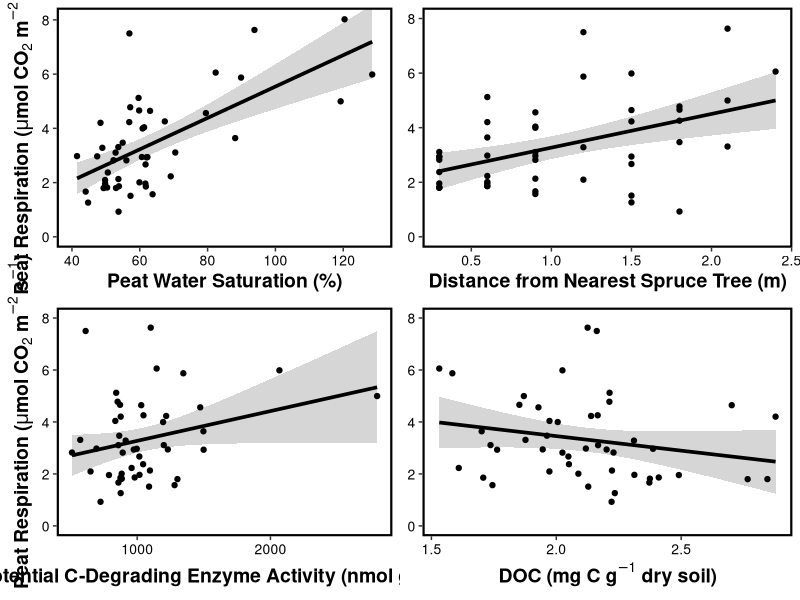
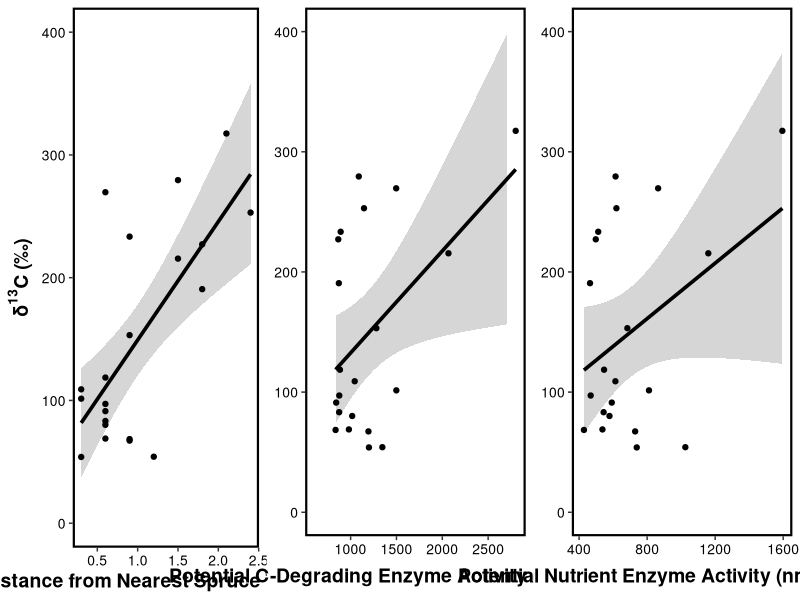
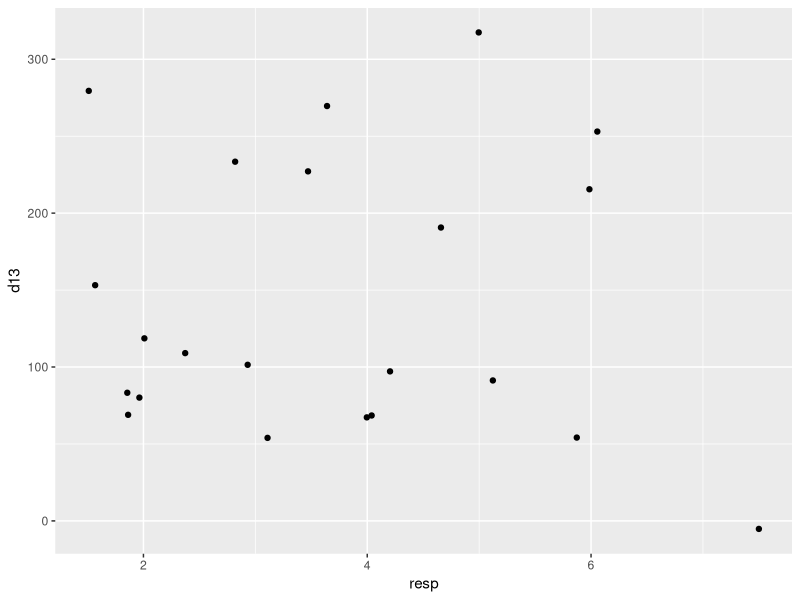
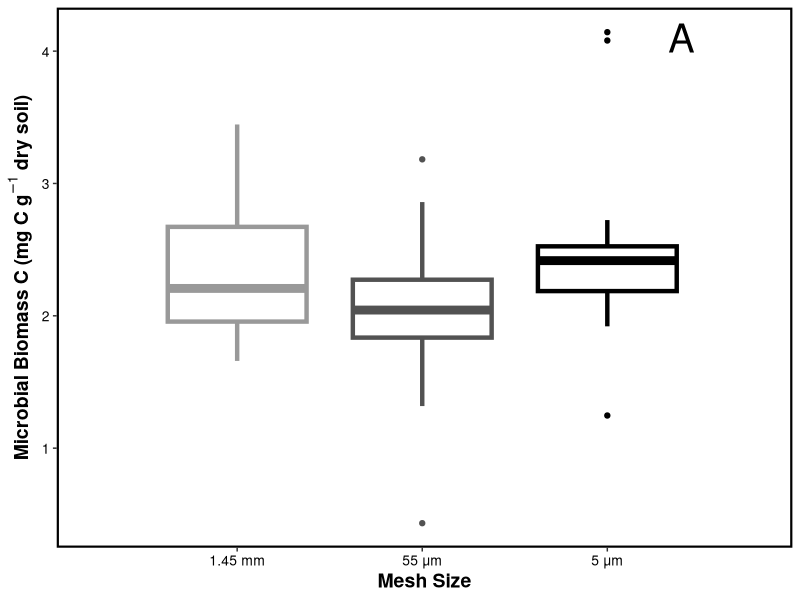
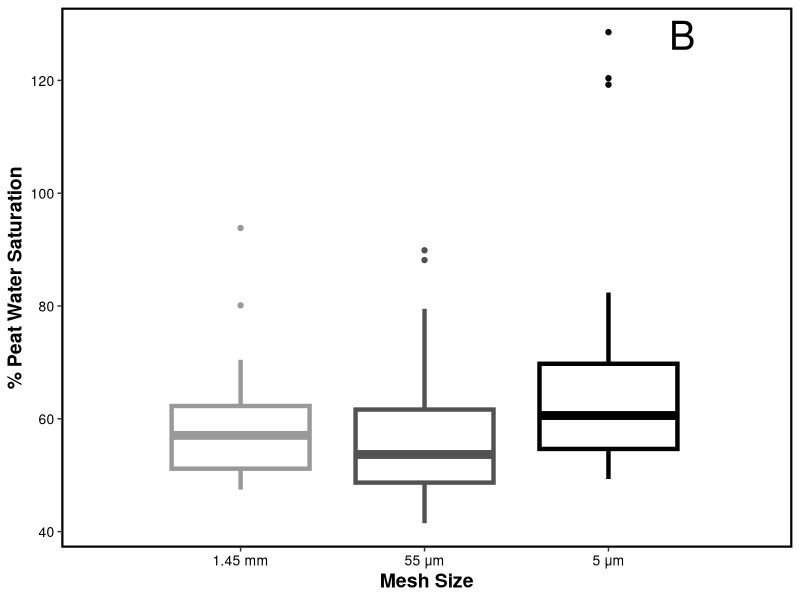
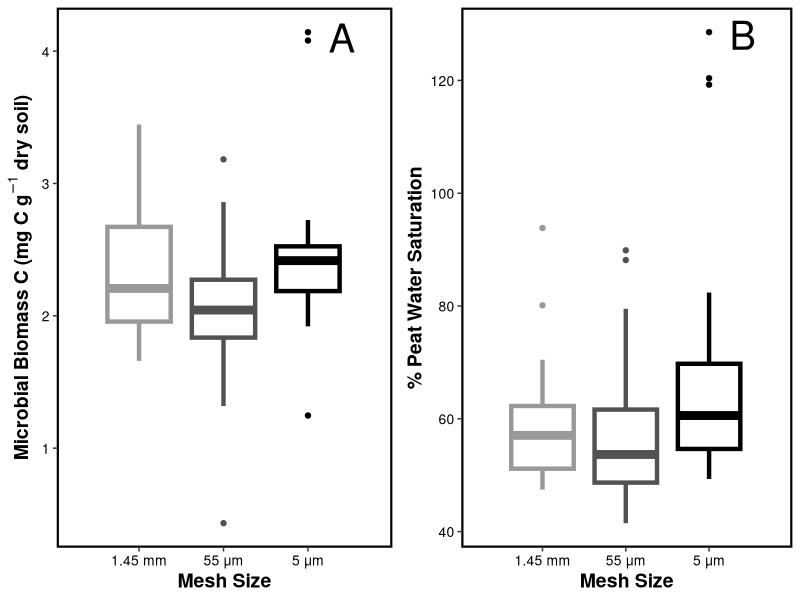

The R source for these figures, in order:
### Currrent code for bog paper analyses and figures
### Kenna Rewcastle
### March 6th, 2018

library(ggplot2)
library(dplyr)
library(MASS)
library(stats)
library(gridExtra)


##### Read in data and remove NAs

bog1<-read.csv("bog_2015.csv")
bog<-filter(bog1,GWC!="NA")
bogMBC<-filter(bog,MBC.mg.C.g.1.dry.soil!="NA")


##### Compress enzymes into a total nutrient enzyme activity parameter and a total carbon enzyme activity parameter.

# nutrient enzymes
NAG<-bogMBC$NAG
PHOS<-bogMBC$PHOS
LAP<-bogMBC$LAP 
enzyNut<-NAG+PHOS+LAP

# carbon enzymes
CBH<-bogMBC$CBH
AG<-bogMBC$AG
BG<-bogMBC$BG
enzyC<-CBH+AG+BG

# add total enzyme columns to main dataframe
realbog1<-cbind(bogMBC,enzyNut,enzyC)
MBC<-realbog1$MBC.mg.C.g.1.dry.soil
realbog<-filter(realbog1,MBC>0.5) # Excludes one very clear outlier (screwed up analysis?) MBC point

##### Model selection using step AIC for resp predictors.

resp<-realbog$D5.CO2
MBC<-realbog$MBC.mg.C.g.1.dry.soil
logMBC<-log(MBC) # Data is slightly more normally distributed... Not enough to matter!
resp_enzyC<-realbog$enzyC
resp_enzyNut<-realbog$enzyNut
sat<-realbog$per..saturation
pH<-realbog$pH
DOC<-realbog$DOC..mg.C.g.1.dry.soil.
CN<-realbog$peat.C.N
spruce<-realbog$Dist..Spruce..m.
blub<-realbog$Dist..Blueberry..m.

# Figure out parameter order in initial model by comparing resp~paramater R2

predict1<-data.frame(MBC,resp_enzyC,resp_enzyNut,sat,pH,DOC,CN,spruce,blub)

param_R2<-function(predict,response){
  N<-ncol(predict)
  R2vect<-c()
  for (i in 1:N) {
    regression<-lm(response~predict[,i])
    R2vect[i]<-summary(regression)$adj.r.squared
  }
  results<-data.frame(names(predict),R2vect)
  colnames(results)<-c("Predictor","R2")
  results<-results[order(-results$R2),] 
  return(results)
}

resp_rs<-param_R2(predict=predict1,response=resp)
print(resp_rs)

# StepAIC model selection 

library(MASS)

mod001<-lm(resp~sat+ resp_enzyNut+ MBC+ spruce+ resp_enzyC+ DOC+ pH+ blub+ CN)
stepmod001<-stepAIC(mod001, direction="both") # best model: resp ~ sat + spruce + resp_enzyC + DOC, AIC = 21.63
summary(stepmod001)

##### Linear regressions between parameters in best fit model and resp

resp_sat<-lm(resp~sat)
summary(resp_sat) # p < 0.001, R2 = 0.411

resp_sat_plot<-ggplot(data=realbog,aes(x=sat,y=resp)) +
  geom_smooth(method=lm,formula=y~x,colour="black",size=1.25) +
  geom_point() +
  ylab(expression(bold(paste("Peat Respiration (",mu,"mol"," ","CO"[2]," ","m"^-2," s"^-1,")")))) +
  xlab(label="Peat Water Saturation (%)") +
  coord_cartesian(xlim=c(40,130), ylim=c(0,8.05)) + # Makes sure that CI and line fit extend to edge of graph
  theme(panel.grid.minor=element_blank(),
        panel.grid.major=element_blank(),
        axis.text=element_text(colour="black",size=10),
        axis.title=element_text(size=14,face="bold"),
        panel.border=element_rect(fill=NA,colour="black",size=1.5),
        panel.background=element_rect(fill=NA)
  )

resp_spruce<-lm(resp~spruce)
summary(resp_spruce) # p = 0.007, R2 = 0.13

resp_spruce_plot<-ggplot(data=realbog,aes(x=spruce,y=resp)) +
  geom_smooth(method=lm,formula=y~x,fullrange=TRUE,colour="black",size=1.25) +
  geom_point() +
  ylab(label=NULL) +
  xlab(label="Distance from Nearest Spruce Tree (m)") +
  ylim(0,8) +
  theme(panel.grid.minor=element_blank(),
        panel.grid.major=element_blank(),
        axis.text=element_text(colour="black",size=10),
        axis.title=element_text(size=14,face="bold"),
        panel.border=element_rect(fill=NA,colour="black",size=1.5),
        panel.background=element_rect(fill=NA)
  )

resp_enzyC_mod<-lm(resp~resp_enzyC) # p = 0.010, R2 = 0.12
summary(resp_enzyC_mod)

resp_enzyC_plot<-ggplot(data=realbog,aes(x=resp_enzyC,y=resp)) +
  geom_smooth(method=lm,formula=y~x,colour="black",size=1.25) +
  geom_point() +
  ylab(expression(bold(paste("Peat Respiration (",mu,"mol"," ","CO"[2]," ","m"^-2," s"^-1,")")))) +
  xlab(expression(bold(paste("Potential C-Degrading Enzyme Activity"," (nmol"," g"^-1," h"^-1,")")))) +
  ylim(0,8) +
  theme(panel.grid.minor=element_blank(),
        panel.grid.major=element_blank(),
        axis.text=element_text(colour="black",size=10),
        axis.title=element_text(size=14,face="bold"),
        panel.border=element_rect(fill=NA,colour="black",size=1.5),
        panel.background=element_rect(fill=NA)
  )

resp_DOC<-lm(resp~DOC) # p = 0.16, R2 = 0.022
summary(resp_DOC)

resp_DOC_plot<-ggplot(data=realbog,aes(x=DOC,y=resp)) +
  geom_smooth(method=lm,formula=y~x,colour="black",size=1.25) +
  geom_point() +
  ylab(label=NULL) +
  xlab(expression(bold(paste("DOC (mg C ","g"^-1," dry soil)")))) +
  ylim(0,8) +
  theme(panel.grid.minor=element_blank(),
        panel.grid.major=element_blank(),
        axis.text=element_text(colour="black",size=10),
        axis.title=element_text(size=14,face="bold"),
        panel.border=element_rect(fill=NA,colour="black",size=1.5),
        panel.background=element_rect(fill=NA)
  )

##### Panneled figure for best predictor regressions

library(gridExtra)
grid.arrange(resp_sat_plot,resp_spruce_plot,resp_enzyC_plot,resp_DOC_plot,nrow=2)

##### Model selection using step AIC for d13 predictors.

bog_starch<-filter(realbog,carbon=="label")

d13<-bog_starch$D5.d13
MBC<-bog_starch$MBC.mg.C.g.1.dry.soil
starch_enzyC<-bog_starch$enzyC
starch_enzyNut<-bog_starch$enzyNut
sat<-bog_starch$per..saturation
pH<-bog_starch$pH
DOC<-bog_starch$DOC..mg.C.g.1.dry.soil.
CN<-bog_starch$peat.C.N
spruce<-bog_starch$Dist..Spruce..m.
blub<-bog_starch$Dist..Blueberry..m.
resp<-bog_starch$D5.CO2

# Figure out parameter order in initial model by comparing resp~paramater R2

predict2<-data.frame(MBC,starch_enzyC,starch_enzyNut,sat,pH,DOC,CN,spruce,blub)

starch_rs<-param_R2(predict=predict2,response=d13)
print(starch_rs)

# StepAIC model selection
library(MASS)

mod002<-lm(d13~spruce+ MBC+ starch_enzyC+ sat+ starch_enzyNut+ DOC+ CN+ blub+ pH)
stepmod002<-stepAIC(mod002, direction="both") # best model: resp~ spruce+ starch_enzyC + starch_enzyNut, 

summary(stepmod002)

##### Linear regressions between parameters in best fit model and d13

d13_spruce<-lm(d13~spruce)
summary(d13_spruce) # p = 0.002, R2 = 0.35

d13_spruce_plot<-ggplot(data=bog_starch,aes(x=spruce,y=d13)) +
  geom_smooth(method=lm,formula=y~x,fullrange=TRUE,colour="black",size=1.25) +
  geom_point() +
  ylab(label=expression(bold(paste("\u03B4"^{bold("13")}, "C (\u2030)")))) +
  xlab(label="Distance from Nearest Spruce Tree (cm)") +
  ylim(0,400) +
  theme(panel.grid.minor=element_blank(),
        panel.grid.major=element_blank(),
        axis.text=element_text(colour="black",size=10),
        axis.title=element_text(size=14,face="bold"),
        panel.border=element_rect(fill=NA,colour="black",size=1.5),
        panel.background=element_rect(fill=NA)
  )

d13_enzyC<-lm(d13~starch_enzyC) # p = 0.014, R2 = 0.23
summary(d13_enzyC)

d13_enzyC_plot<-ggplot(data=bog_starch,aes(x=starch_enzyC,y=d13)) +
  geom_smooth(method=lm,formula=y~x,colour="black",size=1.25) +
  geom_point() +
  ylab(label=NULL) +
  xlab(expression(bold(paste("Potential C-Degrading Enzyme Activity"," (nmol"," g"^-1," h"^-1,")")))) +
  ylim(0,400) +
  theme(panel.grid.minor=element_blank(),
        panel.grid.major=element_blank(),
        axis.text=element_text(colour="black",size=10),
        axis.title=element_text(size=14,face="bold"),
        panel.border=element_rect(fill=NA,colour="black",size=1.5),
        panel.background=element_rect(fill=NA)
  )

d13_enzyNut<-lm(d13~starch_enzyNut) # p = 0.053, R2 = 0.1332
summary(d13_enzyNut)

d13_enzyNut_plot<-ggplot(data=bog_starch,aes(x=starch_enzyNut,y=d13)) +
  geom_smooth(method=lm,formula=y~x,colour="black",size=1.25) +
  geom_point() +
  ylab(label=NULL) +
  xlab(expression(bold(paste("Potential Nutrient Enzyme Activity"," (nmol"," g"^-1," h"^-1,")")))) +
  ylim(0,400) +
  theme(panel.grid.minor=element_blank(),
        panel.grid.major=element_blank(),
        axis.text=element_text(colour="black",size=10),
        axis.title=element_text(size=14,face="bold"),
        panel.border=element_rect(fill=NA,colour="black",size=1.5),
        panel.background=element_rect(fill=NA)
  )

##### Panneled figure for best predictor regressions

library(gridExtra)
grid.arrange(d13_spruce_plot,d13_enzyC_plot,d13_enzyNut_plot,nrow=1)

###### Does respiration predict d13?
starch_resp<-lm(d13~resp)
summary(starch_resp) # no, p=0.88
qplot(x=resp,y=d13)

#########################################################################################################
##### Stats for mean bog properties table

# Use full dataset that includes NAs, bog1
bog1<-read.csv("bog_2015.csv")
names(bog1)

blub<-bog1$Dist..Blueberry..m.
spruce<-bog1$Dist..Spruce..m.
sat<-bog1$per..saturation
pH<-bog1$pH
peatCN<-bog1$peat.C.N
DOC<-bog1$DOC..mg.C.g.1.dry.soil.
DON<-bog1$DON..mg.N.g.1.dry.soil.
MBC<-bog1$MBC.mg.C.g.1.dry.soil
MBN<-bog1$MBN.mg.N.g.1.dry.soil
enzyC<-(bog1$AG + bog1$BG + bog1$CBH)
enzyN<-(bog1$NAG + bog1$PHOS + bog1$LAP)

tableDat<-data.frame(blub,spruce,sat,pH,peatCN,DOC,DON,MBC,MBN,enzyC,enzyN)

#########################################################################################################
# FUNCTION: bogMean
# Calculates site-level mean and standard deviation of all bog properties
# input: dat: data frame where columns are individual parameters and rows are observations across parameters for an individual mesocosm
# output: data frame listing mean and sd for each parameter
#--------------------------------------------------------------------------------------------------------

bogMean<-function(dat=NULL) {
  if(is.null(dat)) { # Minimalist code for default data frame to test function
    var1<-runif(10)
    var2<-runif(10)
    dat<-data.frame(var1,var2)
  }
  
  N<-ncol(dat)
  
  param<-c()
  meanDat<-c()
  sdDat<-c()
  sumDat<-data.frame(param,meanDat,sdDat)
  
  namesDat<-names(dat)
  
  for(i in 1:N) {
    meanVar<-mean(dat[,i], na.rm=TRUE) # removes NAs from a column before calculating mean
    sdVar<-sd(dat[,i], na.rm=TRUE)
    name<-namesDat[i]
    
    sumDat[i,1]<-name
    sumDat[i,2]<-meanVar
    sumDat[i,3]<-sdVar
  }
  
  names(sumDat)<-c("Parameter","Mean","Standard Deviation")
  return(sumDat)
}
#_________________________________________________________________

tableOutput<-bogMean(dat=tableDat)
write.csv(tableOutput,file="table_means.csv")

#########################################################################################################
######################################## SUPPLEMENTARY FIGURES ##########################################
#########################################################################################################


##### Mesh size does not affect microbial biomass (plot and stats)

meshMBC<-as.factor(bogMBC$treatment)
MBC<-bogMBC$MBC.mg.C.g.1.dry.soil

mesh_MBC<-lm(MBC~meshMBC)
anova(mesh_MBC) # p = 0.09981
summary(mesh_MBC)

mesh_cols<-c("1"="grey60","2"="grey32","3"="black")
mesh_scale<-c(1,2,3)

mesh_MBC_fig<-ggplot(data=bogMBC,aes(x=meshMBC,y=MBC,colour=meshMBC)) +
  geom_boxplot(lwd=1.5) +
  labs(x="Mesh Size",y=bquote(bold('Microbial Biomass C (mg C '*g^-1*' dry soil)'))) +
  scale_colour_manual(values=mesh_cols,labels=c("1.45 mm","55 \u03BCm","5 \u03BCm"),guide=FALSE) + 
  # weird text is unicode for mu
  annotate("text",x=3.4,y=4.1,label="A",size=10) +
  scale_x_discrete(limits=mesh_scale, labels=c("1.45 mm","55 \u03BCm","5 \u03BCm")) +
  theme(panel.grid.minor=element_blank(),panel.grid.major=element_blank(),
        axis.text=element_text(colour="black",size=10),
        axis.title=element_text(size=14,face="bold"),
        panel.border=element_rect(fill=NA,colour="black",size=1.5),
        panel.background=element_rect(fill=NA))

mesh_MBC_fig

##### Mesh size does not affect peat water saturation (plot and stats)

mesh<-as.factor(bog$treatment)
sat<-bog$per..saturation

mesh_sat<-lm(sat~mesh)
anova(mesh_sat) # p = 0.09372
summary(mesh_sat)

mesh_cols<-c("1"="grey60","2"="grey32","3"="black")
mesh_scale<-c(1,2,3)

mesh_sat_fig<-ggplot(data=bog,aes(x=mesh,y=sat,colour=mesh)) +
  geom_boxplot(lwd=1.5) +
  labs(x="Mesh Size",y="% Peat Water Saturation") +
  scale_colour_manual(values=mesh_cols,labels=c("1.45 mm","55 \u03BCm","5 \u03BCm"),guide=FALSE) + 
  # weird text is unicode for mu
  annotate("text",x=3.4,y=128,label="B",size=10) +
  scale_x_discrete(limits=mesh_scale, labels=c("1.45 mm","55 \u03BCm","5 \u03BCm")) +
  theme(panel.grid.minor=element_blank(),panel.grid.major=element_blank(),
        axis.text=element_text(colour="black",size=10),
        axis.title=element_text(size=14,face="bold"),
        panel.border=element_rect(fill=NA,colour="black",size=1.5),
        panel.background=element_rect(fill=NA))

mesh_sat_fig

##### Paneled figure for supplemental Figure S1

library(gridExtra)
grid.arrange(mesh_MBC_fig,mesh_sat_fig,nrow=1)

##### Labeled starch treatment was successful (increase in 13C CO2 respiration in labeled mesocosms)

carbon<-as.factor(bog1$carbon)
d13<-bog1$D5.d13

d13effect<-t.test(formula=d13~carbon) # p < 0.001, t = -9.5717
labeled<-filter(bog1,carbon=="label")
water<-filter(bog1,carbon=="control")
mean(labeled$D5.d13) # 136.05
sd(labeled$D5.d13) # 82.06
mean(water$D5.d13) # -7.82
sd(water$D5.d13) # 6.65

# Figure for S2
d13_scale<-c(1,2)

d13effect_fig<-ggplot(data=bog1,aes(x=carbon,y=d13)) +
  geom_boxplot(lwd=1.5) +
  labs(x=expression(bold(paste(text=" "^{bold("13")},"C"," Starch Addition"))),y=expression(bold(paste("\u03B4"^{bold("13")}, "C (\u2030)")))) +
  scale_x_discrete(labels=c("control"="Control","label"="Labeled")) +
  theme(panel.grid.minor=element_blank(),panel.grid.major=element_blank(),
        axis.text.y=element_text(colour="black",size=10),
        axis.text.x=element_text(colour="black",size=14),
        axis.title=element_text(size=14,face="bold"),
        panel.border=element_rect(fill=NA,colour="black",size=1.5),
        panel.background=element_rect(fill=NA))


#### Starch addition treatment doesn't affect: total resp, microbial biomass, enzyme activity (all 6), peat saturation, pH

names(bog1)

carbon<-as.factor(bog1$carbon)
resp<-bog1$D5.CO2
MBC<-bog1$MBC.mg.C.g.1.dry.soil
AG<-bog1$AG
BG<-bog1$BG
CBH<-bog1$CBH
NAG<-bog1$NAG
PHOS<-bog1$PHOS
LAP<-bog1$LAP
sat<-bog1$per..saturation
pH<-bog1$pH
DOC<-bog1$DOC..mg.C.g.1.dry.soil.
CN<-bog1$peat.C.N

# t-tests first
starch_resp<-t.test(formula=resp~carbon) # p = 0.6186, t = -0.50054
starch_MBC<-t.test(formula=MBC~carbon) # p = 0.667, t = -0.43349
starch_AG<-t.test(formula=AG~carbon) # p = 0.4964, t = 0.68441
starch_BG<-t.test(formula=BG~carbon) # p = 0.1615, t = -1.4219
starch_CBH<-t.test(formula=CBH~carbon) # p = 0.1607, t = -1.4225
starch_NAG<-t.test(formula=NAG~carbon) # p = 0.3001, t = 1.0463
starch_PHOS<-t.test(formula=PHOS~carbon) # p = 0.166, t = -1.4057
starch_LAP<-t.test(formula=LAP~carbon) # p = 0.6616, t = -0.44
starch_sat<-t.test(formula=sat~carbon) # p = 0.2097, t = -1.2694 
starch_pH<-t.test(formula=pH~carbon) # p = 0.8739, t = -0.15945
starch_DOC<-t.test(formula=DOC~carbon) # p = 0.2034, t = 1.2964
starch_CN<-t.test(formula=CN~carbon) # p = 0.9167, t = -0.10508

# MIGHT need to build a supplemental figure displaying all of this

